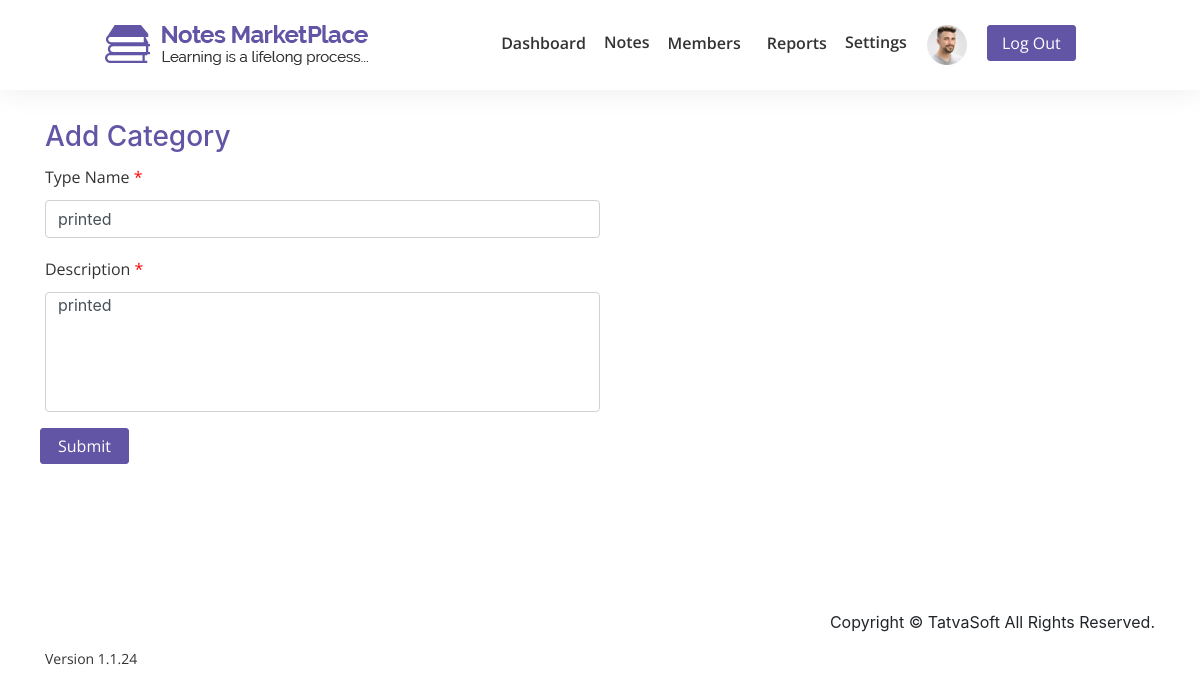
Screenshot of /notesmarketplace/admin/add_type.php?edit=15 (signed in) with the database file from the repository.
### tables this page shows
CREATE TABLE `userprofile` (
  `ID` int(11) NOT NULL,
  `UserID` int(11) NOT NULL,
  `DOB` datetime DEFAULT NULL,
  `Gender` int(11) DEFAULT NULL,
  `SecondaryEmailAddress` varchar(100) DEFAULT NULL,
  `PhoneNumber_CountryCode` varchar(5) NOT NULL,
  `PhoneNumber` varchar(20) NOT NULL,
  `ProfilePicture` varchar(500) DEFAULT NULL,
  `AddressLine1` varchar(100) NOT NULL,
  `AddressLine2` varchar(100) NOT NULL,
  `City` varchar(50) NOT NULL,
  `State` varchar(50) NOT NULL,
  `ZipCode` varchar(50) NOT NULL,
  `Country` varchar(50) NOT NULL,
  `University` varchar(100) DEFAULT NULL,
  `College` varchar(100) DEFAULT NULL,
  `CreatedDate` datetime DEFAULT current_timestamp(),
  `CreatedBy` int(11) DEFAULT NULL,
  `ModifiedDate` datetime DEFAULT NULL,
  `ModifiedBy` int(11) DEFAULT NULL
);

CREATE TABLE `notetypes` (
  `ID` int(11) NOT NULL,
  `Name` varchar(100) NOT NULL,
  `Description` varchar(255) NOT NULL,
  `CreatedDate` datetime DEFAULT current_timestamp(),
  `CreatedBy` int(11) DEFAULT NULL,
  `ModifiedDate` datetime DEFAULT NULL,
  `ModifiedBy` int(11) DEFAULT NULL,
  `IsActive` bit(1) NOT NULL DEFAULT b'1'
);

### notesmarketplace/admin/add_type.php (the view, shortened to what this page needs)
<?php
include"../includes/database.php";
?>
<?php
if(!isset($_SESSION['user_id'])){
?>
<script>
    location.replace('../login.php');
</script>
<?php
}else{
    $user_id = $_SESSION['user_id'];
}
?>
<?php
$admin = "SELECT * FROM userprofile WHERE UserID = $user_id AND ProfilePicture IS NOT NULL";
$admin_info = mysqli_query($connection,$admin);
    $adm = mysqli_fetch_assoc($admin_info);
if(mysqli_num_rows($admin_info) != 0){
    $profile = $adm['ProfilePicture'];
}
?>
<!DOCTYPE html>
<html lang="en">
<head>
    <link rel="stylesheet" href="css/font-awesome/css/font-awesome.min.css">
    <link rel="stylesheet" href="css/bootstrap/bootstrap.min.css">
    <link rel="stylesheet" href="css/dash.css">
    <link rel="stylesheet" href="css/nav.css">
    <link rel="stylesheet" href="css/preloader.css">
</head>
<body>
    <header>
        <div class="container">
            <nav class="navbar navbar-expand-lg navbar-light fixed-top">
                <div class="collapse navbar-collapse " id="navbarTogglerDemo01">
                    <div class="container">
                        <a class="navbar-brand float-left" href="#"><img src="../img/logo.png" class="img-fluid"></a>
                        <ul class="navbar-nav mr-auto mt-2 mt-lg-0 ml-auto">
                            <li class="nav-item"><a class="nav-link" href="<?php if(isset($user_id)){ echo 'dashboard.php?user_id='.$user_id;}else {echo 'dashboard.php';}?>">Dashboard</a></li>
                            <li class="nav-item note-dropdown">
                                <div class="dropdown show">
                                    <a class="note-dropdown" href="#" role="" id="dropdownMenuLink" data-toggle="dropdown" aria-haspopup="true" aria-expanded="false">
                                        Notes
                                    </a>
                                </div>
                            </li>
                            <li class="nav-item"><a class="nav-link" href="members.php">Members</a> </li>
                            <li class="nav-item"><a class="nav-link" href="spam_reports.php">Reports</a></li>
                           <li class="nav-item note-dropdown">
                             <div class="dropdown show">
                                    <a class="note-dropdown" href="#" role="" id="dropdownMenuLink" data-toggle="dropdown" aria-haspopup="true" aria-expanded="false" >
                                      Settings
                                    </a>
                                </div>
                            </li>
                            <li class="nav-item ">
                                <div class="dropdown show">
                                    <a class="" href="#" role="" id="dropdownMenu" data-toggle="dropdown" aria-haspopup="true" aria-expanded="false">
                                        <?php
                                       if(isset($profile)){
                                           ?>
                                        <img class="profile" src="<?php if(isset($profile)){ echo $profile; }?>" alt="">
                                        <?php
                                       }else{
                                          ?>
                                        <img class="profile" src="../img/images/user-l.jpg" alt="">
                                        <?php } ?>
                                    </a>
                                </div>
                            </li>
                            <li class="nav-item"><a class="btn btn-primary" href="../logout.php" role="button">Log Out</a></li>
                        </ul>
                    </div>
                </div>
            </nav>
        </div>
    </header>
    <section id="add_admin" style="margin-top:70px;">
        <div class="content-box-lg">
            <form action="" method="post">
                <div class="container">
                    <h3>Add Category</h3>
                      <?php
                    if(isset($_GET['edit'])){
                        $t_id = $_GET['edit'];
                        $c = "SELECT * FROM notetypes WHERE ID = $t_id";
                        $c_query = mysqli_query($connection,$c);
                        $c_data = mysqli_fetch_assoc($c_query);
                        $t_name = $c_data['Name'];
                        $t_des = $c_data['Description'];
                    }
                    ?>
                    <div class="form-row">
                        <div class="form-group col-md-12">
                            <label for="first-name">Type Name<span style="margin-left: 0px !important; text-align:left !important; color:red"> *</span></label>
                            <input type="text" class="form-control" id="first-name" placeholder="Enter type Name" name="type_name" value="<?php if(isset($t_name)){ echo $t_name; } ?>"  required>
                        </div>
                    </div>
                    <div class="form-row">
                        <div class="form-group col-md-12">
                            <label for="last-name">Description<span style="margin-left: 0px !important; text-align:left !important; color:red"> *</span></label>
                            <input type="text" class="form-control des" id="last-name" placeholder="Enter Description" name="des" value="<?php if(isset($t_des)){ echo $t_des; } ?>" required>
                        </div>
                    </div>
                    <div class="form-row">
                       <button type="submit" class="btn btn-primary" name="add">Submit</button>
                    </div>
                </div>
            </form>
        </div>
    </section>
    <br><br><br><br>
    <footer>
        <div class="container">
            <div class="row">
                <div class="col-md-6 col-sm-8 foot-text text-left">
                    <p>Version 1.1.24</p>
                </div>
                <div class="col-md-6 col-sm-4 foot-icon col-sm-4 text-right">
                    <p>Copyright &copy; TatvaSoft All Rights Reserved.</p>
                </div>
            </div>
        </div>
    </footer>
</body>
</html>

### notesmarketplace/admin/css/dash.css (style rules this page uses)
.form-control { border: 1px solid #d1d1d1; }
.profile { padding: 0px 10px; }
.content-box-lg { padding: 50px 0; }
a { color: #333333; font-family: "Open Sans"; font-size: 16px; font-weight: 600; line-height: 20px; }
.btn-primary { color: #fff; background-color: #6255a5; border-color: #6255a5; width: 89px; border-radius: 3px; font-family: "Open Sans"; font-size: 16px; line-height: 22px; }

### notesmarketplace/admin/css/nav.css (style rules this page uses)
.profile { padding: 0px 10px; }
.content-box-lg { padding: 50px 0; }
.note-dropdown { padding-top: 5px; }
.collapse { padding: 10px 0; }
.nav-item { padding-right: 5px; padding-left: 5px; }
.navbar-light .navbar-nav .nav-link { color: #333333; font-family: "Open Sans"; font-size: 16px; font-weight: 600; line-height: 20px; }
.nav-item img { height: 40px; width: 60px; }
.navbar { padding: 10px 0 10px 0; background-color: white; padding-left: 90px; box-shadow: 0px 0px 30px 0px rgba(0, 0, 0, 0.08); }
a { color: #333333; font-family: "Open Sans"; font-size: 16px; font-weight: 600; line-height: 20px; }

### notesmarketplace/admin/add_type.php (style rules this page uses)
#first-name, #last-name { width: 50%; }
label { font-family: "Open Sans"; font-size: 16px; font-weight: 400; line-height: 30px; color: #333333; }
::placeholder { font-family: "Open Sans"; font-size: 16px; font-weight: 400; line-height: 30px; color: #333333; }
h3 { color:#6255a5; }
.des { height: 120px; padding-bottom: 100px; }
.foot-text p { margin: 40px 0; font-family: 'Open Sans', sans-serif; font-size: 14px; font-weight: 400; line-height: 18px; color: #333333; }

### rows the page displays
userprofile: ProfilePicture (picture)
notetypes: type_name "printed", des "printed"
